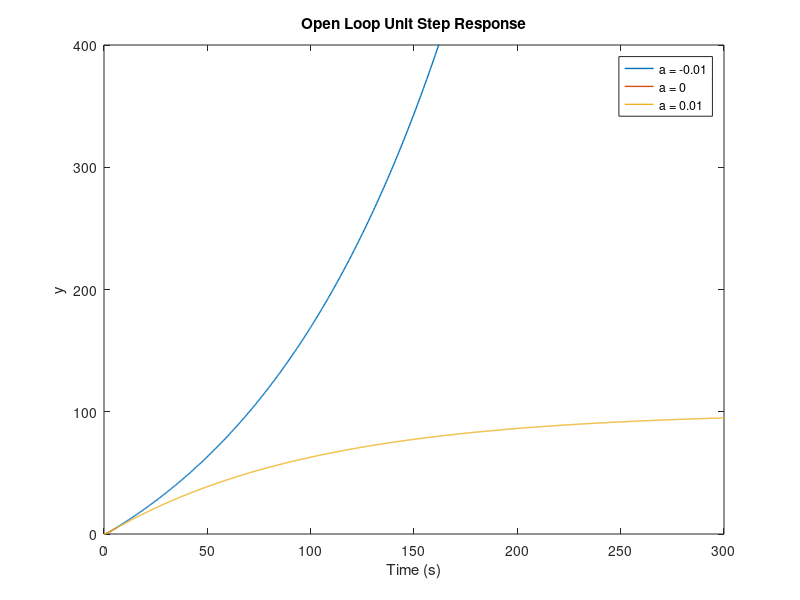

The MATLAB script that drew this image:
y_all = zeros(3,1);
a = [-0.01, 0, 0.01];
kp = 1;
C = pid(kp,0,0);

for i=1:3
   num = [1];
   den = [1 1+a(i) a(i)];
   G = tf(num,den);
   [y,t] = step(G);
   plot(t,y,'LineWidth',1);
   xlim([0 300]);
   ylim([0 400]);
   hold on
end
title('Open Loop Unit Step Response')
xlabel('Time (s)')
ylabel('y')
legend({'a = -0.01','a = 0', 'a = 0.01'},'Location','northeast')
hold off